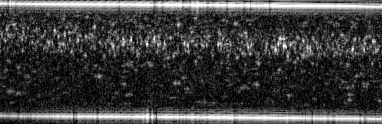
#> input picture frame1.png, 382 x 124 px
$ python cross-correlate-images.py   (older library calls are emulated)
#> lines starting #> are read from the running program, lines starting #| are printed output that depends on the picture
from PIL import Image
import matplotlib.pyplot as plt
import numpy as np

plt.close('all')
image1_filename = "frame1.png"
image2_filename = "frame2.png"

#image = Image.open(image1filename).convert('L')
image1 = Image.open(image1_filename)
#> image1 is the input picture: PIL image 382x124 L; min 0, max 255, mean 61.8
image2 = Image.open(image2_filename)
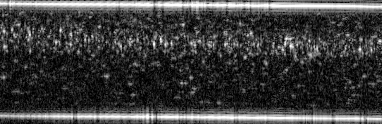
#> input picture frame2.png, 382 x 124 px
#> image2 is the input picture: PIL image 382x124 L; min 0, max 255, mean 61.6


image1_width, image1_height = image1.size
#> image1_width = 382; image1_height = 124
print('dimensions ', image1_width, ',',  image1_height)
#| dimensions  382 , 124
#print('sanity check', image2.size )

# convert Image object to numpy array and convert to float
#image1_array = np.array(image1) / 1.0
#image2_array = np.array(image2) /1.0
# this should be a better way than dividing by 1.0 as recommended by question
# reference https://www.geeksforgeeks.org/using-numpy-to-convert-array-elements-to-float-type/
image1_array = np.array(image1).astype(np.float)
image2_array = np.array(image2).astype(np.float)


#print (image1_array)
#print (image1_array[0].shape)
numberpixels = np.empty(image1_height)

for i in range(0,image1_height):

    #correlations =  np.correlate(image1_array[i], image2_array[i], mode='full')
    #correlations =  np.correlate(image2_array[i], image1_array[i], mode='full')[image1_width:]
    correlations =  np.correlate(image2_array[i], image1_array[i], mode='full')


    #print (correlations.shape)
    #https: // www.datasciencelearner.com/find-max-and-min-value-of-numpy-array/
    max = np.max(correlations)
    conditon = (correlations == max)
    #print  (np.where(conditon)[0])
    numberpixels[i] = np.where(conditon)[0] - (image1_width - 1)
#> this loop made 124 passes
#> max on passes 1 to 12: 3421480, 6104358, 10166036, 16995968, 21170185, 21324684, 17593678, 11707290, 7236759, 5040910, 3800449, 2967929
#> after the loop, numberpixels = 124 values, max 8 at index 55, min -5 at index 106, mean 4.41
    #print( np.correlate(image1_array[i].flatten(), image2_array[i].flatten()))

#print (correlations)
xpoints = np.array(range(0, image1_height))
#> xpoints = 124 values from 0 to 123
plt.plot(xpoints, numberpixels)
plt.savefig("gragh_best.png")
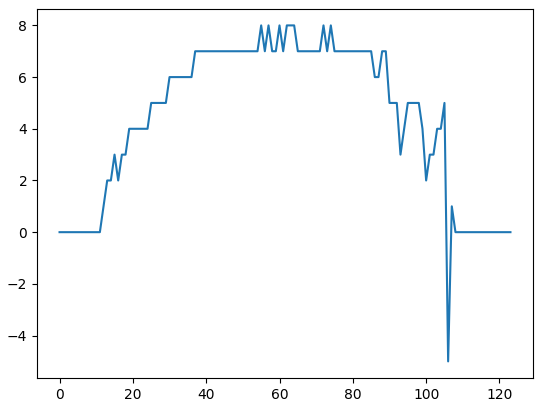
#> figure drawn by matplotlib, 1 panel; curve peaks at x = 55, y = 8
plt.show()
